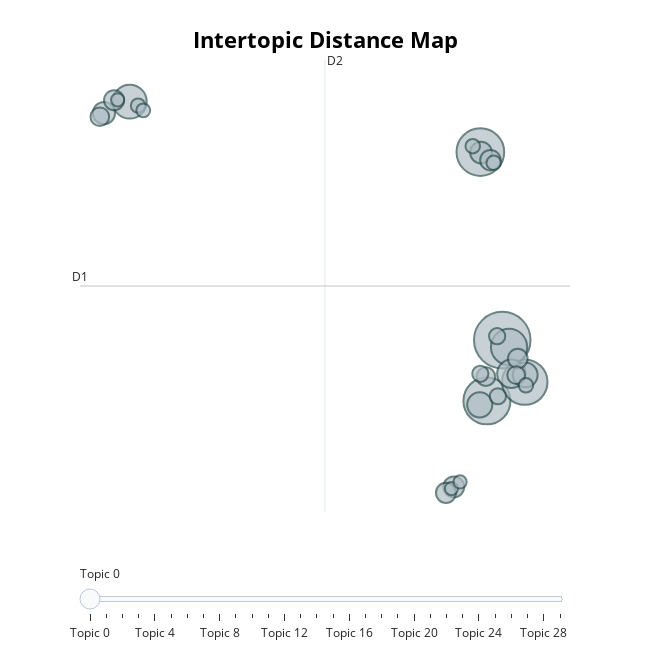

Notebook source saved alongside this figure:
### Code cell
# visualize topics
topic_model.visualize_topics()

### Figure 1 — Plotly figure (JSON) as saved in the notebook; plotly's stock layout.template omitted (floating-point values rounded to 4 significant figures)
{"data": [{"customdata": [[0, "codigopenal | penal | código | justiça | ministro", 183], [1, "brasilsemaborto | marchapelavida | artigo | brasilpelasduasvidas | marcha", 130], [2, "brasil | aborto | movimento | presidente | brasilsemaborto", 126], [3, "aborto | abortoépreconceito | stfabortonao | psol | ação", 118], [4, "candidatos | voto | compromisso | candidato | votação", 75], [5, "marcha | nacional | cidadania | vida | sul", 66], [6, "peluso | direito | vida | há | alguém", 46], [7, "mulhersimabortonao | mulher | mulheres | brasilsemaborto | via", 36], [8, "estatuto | nascituro | aprovação | assine | diadonascituro", 35], [9, "youtube | canal | brasilsemabortooficial | inscrever | live", 28], [10, "cantora | show | gan | poema | abertura", 27], [11, "saiba | plantinha | passaram | jogar | sepultura", 25], [12, "bebê | mãe | vida | brasilsemaborto | igreja", 24], [13, "seminário | defesa | internacional | palestrantes | inscrição", 23], [14, "informações | recado | alteração | sepultamento | troca", 23], [15, "audiência | senado | compareça | federal | aborto", 22], [16, "vídeo | entender | vejam | vídeos | abortoépreconceito", 20], [17, "instagram | facebook | verdadepelavida | série | twitter", 20], [18, "feto | embrionário | estágio | embrionárias | humana", 18], [19, "aurélio | marco | discute | mello | padre", 15], [20, "vídeo | completo | passo | segundos | clique", 15], [21, "enviada | bsa | confira | responde | mitos", 15], [22, "microcefalia | zika | zica | stfabortonao | vírus", 12], [23, "bebê | estiver | usando | mãe | hashtag", 12], [24, "cidadania | hoje | nacional | marcha | latina", 12], [25, "biblioteca | concentração | nacional | brasília | junho", 12], [26, "site | novidade | página | blog | link", 11], [27, "feliz | ano | cheio | natal | sigamos", 10], [28, "virtual | youtube | evento | asduasvidasimportam | será", 10], [29, "linha | dep | garantista | regimento | branco", 10]], "hovertemplate": "<b>Topic %{customdata[0]}</b><br>%{customdata[1]}<br>Size: %{customdata[2]}", "legendgroup": "", "marker": {"color": "#B0BEC5", "line": {"color": "DarkSlateGrey", "width": 2}, "size": [183, 130, 126, 118, 75, 66, 46, 36, 35, 28, 27, 25, 24, 23, 23, 22, 20, 20, 18, 15, 15, 15, 12, 12, 12, 12, 11, 10, 10, 10], "sizemode": "area", "sizeref": 0.1144, "symbol": "circle"}, "mode": "markers", "name": "", "orientation": "v", "showlegend": false, "type": "scatter", "x": [10.77, 9.896, 10.16, 11.67, 11.04, -4.075, 11.13, 9.871, 11.68, -5.102, 9.923, 8.837, 10.3, -4.699, 8.526, 11.39, 10.11, -5.266, 11.32, 10.56, 9.895, 10.59, 11.71, 10.43, 9.593, -3.742, -3.537, 8.746, -4.557, 9.086], "xaxis": "x", "y": [1.278, 10.85, -1.814, -0.859, 0.9298, 13.41, -0.4323, -2.017, -0.494, 12.82, 10.82, -6.187, 10.43, 13.48, -6.493, 0.34, -0.5831, 12.64, -0.5015, 1.477, -0.4362, -1.577, -1.021, 10.3, 11.14, 13.21, 12.97, -6.275, 13.5, -5.936], "yaxis": "y"}], "layout": {"annotations": [{"showarrow": false, "text": "D1", "x": -6.056, "y": 4.031, "yshift": 10}, {"showarrow": false, "text": "D2", "x": 3.706, "xshift": 10, "y": 15.53}], "height": 650, "hoverlabel": {"bgcolor": "white", "font": {"family": "Rockwell", "size": 16}}, "legend": {"itemsizing": "constant", "tracegroupgap": 0}, "margin": {"t": 60}, "shapes": [{"line": {"color": "#CFD8DC", "width": 2}, "type": "line", "x0": 3.706, "x1": 3.706, "y0": -7.467, "y1": 15.53}, {"line": {"color": "#9E9E9E", "width": 2}, "type": "line", "x0": -6.056, "x1": 13.47, "y0": 4.031, "y1": 4.031}], "sliders": [{"active": 0, "pad": {"t": 50}, "steps": [{"args": [{"marker.color": [["red", "#B0BEC5", "#B0BEC5", "#B0BEC5", "#B0BEC5", "#B0BEC5", "#B0BEC5", "#B0BEC5", "#B0BEC5", "#B0BEC5", "#B0BEC5", "#B0BEC5", "#B0BEC5", "#B0BEC5", "#B0BEC5", "#B0BEC5", "#B0BEC5", "#B0BEC5", "#B0BEC5", "#B0BEC5", "#B0BEC5", "#B0BEC5", "#B0BEC5", "#B0BEC5", "#B0BEC5", "#B0BEC5", "#B0BEC5", "#B0BEC5", "#B0BEC5", "#B0BEC5"]]}], "label": "Topic 0", "method": "update"}, {"args": [{"marker.color": [["#B0BEC5", "red", "#B0BEC5", "#B0BEC5", "#B0BEC5", "#B0BEC5", "#B0BEC5", "#B0BEC5", "#B0BEC5", "#B0BEC5", "#B0BEC5", "#B0BEC5", "#B0BEC5", "#B0BEC5", "#B0BEC5", "#B0BEC5", "#B0BEC5", "#B0BEC5", "#B0BEC5", "#B0BEC5", "#B0BEC5", "#B0BEC5", "#B0BEC5", "#B0BEC5", "#B0BEC5", "#B0BEC5", "#B0BEC5", "#B0BEC5", "#B0BEC5", "#B0BEC5"]]}], "label": "Topic 1", "method": "update"}, {"args": [{"marker.color": [["#B0BEC5", "#B0BEC5", "red", "#B0BEC5", "#B0BEC5", "#B0BEC5", "#B0BEC5", "#B0BEC5", "#B0BEC5", "#B0BEC5", "#B0BEC5", "#B0BEC5", "#B0BEC5", "#B0BEC5", "#B0BEC5", "#B0BEC5", "#B0BEC5", "#B0BEC5", "#B0BEC5", "#B0BEC5", "#B0BEC5", "#B0BEC5", "#B0BEC5", "#B0BEC5", "#B0BEC5", "#B0BEC5", "#B0BEC5", "#B0BEC5", "#B0BEC5", "#B0BEC5"]]}], "label": "Topic 2", "method": "update"}, {"args": [{"marker.color": [["#B0BEC5", "#B0BEC5", "#B0BEC5", "red", "#B0BEC5", "#B0BEC5", "#B0BEC5", "#B0BEC5", "#B0BEC5", "#B0BEC5", "#B0BEC5", "#B0BEC5", "#B0BEC5", "#B0BEC5", "#B0BEC5", "#B0BEC5", "#B0BEC5", "#B0BEC5", "#B0BEC5", "#B0BEC5", "#B0BEC5", "#B0BEC5", "#B0BEC5", "#B0BEC5", "#B0BEC5", "#B0BEC5", "#B0BEC5", "#B0BEC5", "#B0BEC5", "#B0BEC5"]]}], "label": "Topic 3", "method": "update"}, {"args": [{"marker.color": [["#B0BEC5", "#B0BEC5", "#B0BEC5", "#B0BEC5", "red", "#B0BEC5", "#B0BEC5", "#B0BEC5", "#B0BEC5", "#B0BEC5", "#B0BEC5", "#B0BEC5", "#B0BEC5", "#B0BEC5", "#B0BEC5", "#B0BEC5", "#B0BEC5", "#B0BEC5", "#B0BEC5", "#B0BEC5", "#B0BEC5", "#B0BEC5", "#B0BEC5", "#B0BEC5", "#B0BEC5", "#B0BEC5", "#B0BEC5", "#B0BEC5", "#B0BEC5", "#B0BEC5"]]}], "label": "Topic 4", "method": "update"}, {"args": [{"marker.color": [["#B0BEC5", "#B0BEC5", "#B0BEC5", "#B0BEC5", "#B0BEC5", "red", "#B0BEC5", "#B0BEC5", "#B0BEC5", "#B0BEC5", "#B0BEC5", "#B0BEC5", "#B0BEC5", "#B0BEC5", "#B0BEC5", "#B0BEC5", "#B0BEC5", "#B0BEC5", "#B0BEC5", "#B0BEC5", "#B0BEC5", "#B0BEC5", "#B0BEC5", "#B0BEC5", "#B0BEC5", "#B0BEC5", "#B0BEC5", "#B0BEC5", "#B0BEC5", "#B0BEC5"]]}], "label": "Topic 5", "method": "update"}, {"args": [{"marker.color": [["#B0BEC5", "#B0BEC5", "#B0BEC5", "#B0BEC5", "#B0BEC5", "#B0BEC5", "red", "#B0BEC5", "#B0BEC5", "#B0BEC5", "#B0BEC5", "#B0BEC5", "#B0BEC5", "#B0BEC5", "#B0BEC5", "#B0BEC5", "#B0BEC5", "#B0BEC5", "#B0BEC5", "#B0BEC5", "#B0BEC5", "#B0BEC5", "#B0BEC5", "#B0BEC5", "#B0BEC5", "#B0BEC5", "#B0BEC5", "#B0BEC5", "#B0BEC5", "#B0BEC5"]]}], "label": "Topic 6", "method": "update"}, {"args": [{"marker.color": [["#B0BEC5", "#B0BEC5", "#B0BEC5", "#B0BEC5", "#B0BEC5", "#B0BEC5", "#B0BEC5", "red", "#B0BEC5", "#B0BEC5", "#B0BEC5", "#B0BEC5", "#B0BEC5", "#B0BEC5", "#B0BEC5", "#B0BEC5", "#B0BEC5", "#B0BEC5", "#B0BEC5", "#B0BEC5", "#B0BEC5", "#B0BEC5", "#B0BEC5", "#B0BEC5", "#B0BEC5", "#B0BEC5", "#B0BEC5", "#B0BEC5", "#B0BEC5", "#B0BEC5"]]}], "label": "Topic 7", "method": "update"}, {"args": [{"marker.color": [["#B0BEC5", "#B0BEC5", "#B0BEC5", "#B0BEC5", "#B0BEC5", "#B0BEC5", "#B0BEC5", "#B0BEC5", "red", "#B0BEC5", "#B0BEC5", "#B0BEC5", "#B0BEC5", "#B0BEC5", "#B0BEC5", "#B0BEC5", "#B0BEC5", "#B0BEC5", "#B0BEC5", "#B0BEC5", "#B0BEC5", "#B0BEC5", "#B0BEC5", "#B0BEC5", "#B0BEC5", "#B0BEC5", "#B0BEC5", "#B0BEC5", "#B0BEC5", "#B0BEC5"]]}], "label": "Topic 8", "method": "update"}, {"args": [{"marker.color": [["#B0BEC5", "#B0BEC5", "#B0BEC5", "#B0BEC5", "#B0BEC5", "#B0BEC5", "#B0BEC5", "#B0BEC5", "#B0BEC5", "red", "#B0BEC5", "#B0BEC5", "#B0BEC5", "#B0BEC5", "#B0BEC5", "#B0BEC5", "#B0BEC5", "#B0BEC5", "#B0BEC5", "#B0BEC5", "#B0BEC5", "#B0BEC5", "#B0BEC5", "#B0BEC5", "#B0BEC5", "#B0BEC5", "#B0BEC5", "#B0BEC5", "#B0BEC5", "#B0BEC5"]]}], "label": "Topic 9", "method": "update"}, {"args": [{"marker.color": [["#B0BEC5", "#B0BEC5", "#B0BEC5", "#B0BEC5", "#B0BEC5", "#B0BEC5", "#B0BEC5", "#B0BEC5", "#B0BEC5", "#B0BEC5", "red", "#B0BEC5", "#B0BEC5", "#B0BEC5", "#B0BEC5", "#B0BEC5", "#B0BEC5", "#B0BEC5", "#B0BEC5", "#B0BEC5", "#B0BEC5", "#B0BEC5", "#B0BEC5", "#B0BEC5", "#B0BEC5", "#B0BEC5", "#B0BEC5", "#B0BEC5", "#B0BEC5", "#B0BEC5"]]}], "label": "Topic 10", "method": "update"}, {"args": [{"marker.color": [["#B0BEC5", "#B0BEC5", "#B0BEC5", "#B0BEC5", "#B0BEC5", "#B0BEC5", "#B0BEC5", "#B0BEC5", "#B0BEC5", "#B0BEC5", "#B0BEC5", "red", "#B0BEC5", "#B0BEC5", "#B0BEC5", "#B0BEC5", "#B0BEC5", "#B0BEC5", "#B0BEC5", "#B0BEC5", "#B0BEC5", "#B0BEC5", "#B0BEC5", "#B0BEC5", "#B0BEC5", "#B0BEC5", "#B0BEC5", "#B0BEC5", "#B0BEC5", "#B0BEC5"]]}], "label": "Topic 11", "method": "update"}, {"args": [{"marker.color": [["#B0BEC5", "#B0BEC5", "#B0BEC5", "#B0BEC5", "#B0BEC5", "#B0BEC5", "#B0BEC5", "#B0BEC5", "#B0BEC5", "#B0BEC5", "#B0BEC5", "#B0BEC5", "red", "#B0BEC5", "#B0BEC5", "#B0BEC5", "#B0BEC5", "#B0BEC5", "#B0BEC5", "#B0BEC5", "#B0BEC5", "#B0BEC5", "#B0BEC5", "#B0BEC5", "#B0BEC5", "#B0BEC5", "#B0BEC5", "#B0BEC5", "#B0BEC5", "#B0BEC5"]]}], "label": "Topic 12", "method": "update"}, {"args": [{"marker.color": [["#B0BEC5", "#B0BEC5", "#B0BEC5", "#B0BEC5", "#B0BEC5", "#B0BEC5", "#B0BEC5", "#B0BEC5", "#B0BEC5", "#B0BEC5", "#B0BEC5", "#B0BEC5", "#B0BEC5", "red", "#B0BEC5", "#B0BEC5", "#B0BEC5", "#B0BEC5", "#B0BEC5", "#B0BEC5", "#B0BEC5", "#B0BEC5", "#B0BEC5", "#B0BEC5", "#B0BEC5", "#B0BEC5", "#B0BEC5", "#B0BEC5", "#B0BEC5", "#B0BEC5"]]}], "label": "Topic 13", "method": "update"}, {"args": [{"marker.color": [["#B0BEC5", "#B0BEC5", "#B0BEC5", "#B0BEC5", "#B0BEC5", "#B0BEC5", "#B0BEC5", "#B0BEC5", "#B0BEC5", "#B0BEC5", "#B0BEC5", "#B0BEC5", "#B0BEC5", "#B0BEC5", "red", "#B0BEC5", "#B0BEC5", "#B0BEC5", "#B0BEC5", "#B0BEC5", "#B0BEC5", "#B0BEC5", "#B0BEC5", "#B0BEC5", "#B0BEC5", "#B0BEC5", "#B0BEC5", "#B0BEC5", "#B0BEC5", "#B0BEC5"]]}], "label": "Topic 14", "method": "update"}, {"args": [{"marker.color": [["#B0BEC5", "#B0BEC5", "#B0BEC5", "#B0BEC5", "#B0BEC5", "#B0BEC5", "#B0BEC5", "#B0BEC5", "#B0BEC5", "#B0BEC5", "#B0BEC5", "#B0BEC5", "#B0BEC5", "#B0BEC5", "#B0BEC5", "red", "#B0BEC5", "#B0BEC5", "#B0BEC5", "#B0BEC5", "#B0BEC5", "#B0BEC5", "#B0BEC5", "#B0BEC5", "#B0BEC5", "#B0BEC5", "#B0BEC5", "#B0BEC5", "#B0BEC5", "#B0BEC5"]]}], "label": "Topic 15", "method": "update"}, {"args": [{"marker.color": [["#B0BEC5", "#B0BEC5", "#B0BEC5", "#B0BEC5", "#B0BEC5", "#B0BEC5", "#B0BEC5", "#B0BEC5", "#B0BEC5", "#B0BEC5", "#B0BEC5", "#B0BEC5", "#B0BEC5", "#B0BEC5", "#B0BEC5", "#B0BEC5", "red", "#B0BEC5", "#B0BEC5", "#B0BEC5", "#B0BEC5", "#B0BEC5", "#B0BEC5", "#B0BEC5", "#B0BEC5", "#B0BEC5", "#B0BEC5", "#B0BEC5", "#B0BEC5", "#B0BEC5"]]}], "label": "Topic 16", "method": "update"}, {"args": [{"marker.color": [["#B0BEC5", "#B0BEC5", "#B0BEC5", "#B0BEC5", "#B0BEC5", "#B0BEC5", "#B0BEC5", "#B0BEC5", "#B0BEC5", "#B0BEC5", "#B0BEC5", "#B0BEC5", "#B0BEC5", "#B0BEC5", "#B0BEC5", "#B0BEC5", "#B0BEC5", "red", "#B0BEC5", "#B0BEC5", "#B0BEC5", "#B0BEC5", "#B0BEC5", "#B0BEC5", "#B0BEC5", "#B0BEC5", "#B0BEC5", "#B0BEC5", "#B0BEC5", "#B0BEC5"]]}], "label": "Topic 17", "method": "update"}, {"args": [{"marker.color": [["#B0BEC5", "#B0BEC5", "#B0BEC5", "#B0BEC5", "#B0BEC5", "#B0BEC5", "#B0BEC5", "#B0BEC5", "#B0BEC5", "#B0BEC5", "#B0BEC5", "#B0BEC5", "#B0BEC5", "#B0BEC5", "#B0BEC5", "#B0BEC5", "#B0BEC5", "#B0BEC5", "red", "#B0BEC5", "#B0BEC5", "#B0BEC5", "#B0BEC5", "#B0BEC5", "#B0BEC5", "#B0BEC5", "#B0BEC5", "#B0BEC5", "#B0BEC5", "#B0BEC5"]]}], "label": "Topic 18", "method": "update"}, {"args": [{"marker.color": [["#B0BEC5", "#B0BEC5", "#B0BEC5", "#B0BEC5", "#B0BEC5", "#B0BEC5", "#B0BEC5", "#B0BEC5", "#B0BEC5", "#B0BEC5", "#B0BEC5", "#B0BEC5", "#B0BEC5", "#B0BEC5", "#B0BEC5", "#B0BEC5", "#B0BEC5", "#B0BEC5", "#B0BEC5", "red", "#B0BEC5", "#B0BEC5", "#B0BEC5", "#B0BEC5", "#B0BEC5", "#B0BEC5", "#B0BEC5", "#B0BEC5", "#B0BEC5", "#B0BEC5"]]}], "label": "Topic 19", "method": "update"}, {"args": [{"marker.color": [["#B0BEC5", "#B0BEC5", "#B0BEC5", "#B0BEC5", "#B0BEC5", "#B0BEC5", "#B0BEC5", "#B0BEC5", "#B0BEC5", "#B0BEC5", "#B0BEC5", "#B0BEC5", "#B0BEC5", "#B0BEC5", "#B0BEC5", "#B0BEC5", "#B0BEC5", "#B0BEC5", "#B0BEC5", "#B0BEC5", "red", "#B0BEC5", "#B0BEC5", "#B0BEC5", "#B0BEC5", "#B0BEC5", "#B0BEC5", "#B0BEC5", "#B0BEC5", "#B0BEC5"]]}], "label": "Topic 20", "method": "update"}, {"args": [{"marker.color": [["#B0BEC5", "#B0BEC5", "#B0BEC5", "#B0BEC5", "#B0BEC5", "#B0BEC5", "#B0BEC5", "#B0BEC5", "#B0BEC5", "#B0BEC5", "#B0BEC5", "#B0BEC5", "#B0BEC5", "#B0BEC5", "#B0BEC5", "#B0BEC5", "#B0BEC5", "#B0BEC5", "#B0BEC5", "#B0BEC5", "#B0BEC5", "red", "#B0BEC5", "#B0BEC5", "#B0BEC5", "#B0BEC5", "#B0BEC5", "#B0BEC5", "#B0BEC5", "#B0BEC5"]]}], "label": "Topic 21", "method": "update"}, {"args": [{"marker.color": [["#B0BEC5", "#B0BEC5", "#B0BEC5", "#B0BEC5", "#B0BEC5", "#B0BEC5", "#B0BEC5", "#B0BEC5", "#B0BEC5", "#B0BEC5", "#B0BEC5", "#B0BEC5", "#B0BEC5", "#B0BEC5", "#B0BEC5", "#B0BEC5", "#B0BEC5", "#B0BEC5", "#B0BEC5", "#B0BEC5", "#B0BEC5", "#B0BEC5", "red", "#B0BEC5", "#B0BEC5", "#B0BEC5", "#B0BEC5", "#B0BEC5", "#B0BEC5", "#B0BEC5"]]}], "label": "Topic 22", "method": "update"}, {"args": [{"marker.color": [["#B0BEC5", "#B0BEC5", "#B0BEC5", "#B0BEC5", "#B0BEC5", "#B0BEC5", "#B0BEC5", "#B0BEC5", "#B0BEC5", "#B0BEC5", "#B0BEC5", "#B0BEC5", "#B0BEC5", "#B0BEC5", "#B0BEC5", "#B0BEC5", "#B0BEC5", "#B0BEC5", "#B0BEC5", "#B0BEC5", "#B0BEC5", "#B0BEC5", "#B0BEC5", "red", "#B0BEC5", "#B0BEC5", "#B0BEC5", "#B0BEC5", "#B0BEC5", "#B0BEC5"]]}], "label": "Topic 23", "method": "update"}, {"args": [{"marker.color": [["#B0BEC5", "#B0BEC5", "#B0BEC5", "#B0BEC5", "#B0BEC5", "#B0BEC5", "#B0BEC5", "#B0BEC5", "#B0BEC5", "#B0BEC5", "#B0BEC5", "#B0BEC5", "#B0BEC5", "#B0BEC5", "#B0BEC5", "#B0BEC5", "#B0BEC5", "#B0BEC5", "#B0BEC5", "#B0BEC5", "#B0BEC5", "#B0BEC5", "#B0BEC5", "#B0BEC5", "red", "#B0BEC5", "#B0BEC5", "#B0BEC5", "#B0BEC5", "#B0BEC5"]]}], "label": "Topic 24", "method": "update"}, {"args": [{"marker.color": [["#B0BEC5", "#B0BEC5", "#B0BEC5", "#B0BEC5", "#B0BEC5", "#B0BEC5", "#B0BEC5", "#B0BEC5", "#B0BEC5", "#B0BEC5", "#B0BEC5", "#B0BEC5", "#B0BEC5", "#B0BEC5", "#B0BEC5", "#B0BEC5", "#B0BEC5", "#B0BEC5", "#B0BEC5", "#B0BEC5", "#B0BEC5", "#B0BEC5", "#B0BEC5", "#B0BEC5", "#B0BEC5", "red", "#B0BEC5", "#B0BEC5", "#B0BEC5", "#B0BEC5"]]}], "label": "Topic 25", "method": "update"}, {"args": [{"marker.color": [["#B0BEC5", "#B0BEC5", "#B0BEC5", "#B0BEC5", "#B0BEC5", "#B0BEC5", "#B0BEC5", "#B0BEC5", "#B0BEC5", "#B0BEC5", "#B0BEC5", "#B0BEC5", "#B0BEC5", "#B0BEC5", "#B0BEC5", "#B0BEC5", "#B0BEC5", "#B0BEC5", "#B0BEC5", "#B0BEC5", "#B0BEC5", "#B0BEC5", "#B0BEC5", "#B0BEC5", "#B0BEC5", "#B0BEC5", "red", "#B0BEC5", "#B0BEC5", "#B0BEC5"]]}], "label": "Topic 26", "method": "update"}, {"args": [{"marker.color": [["#B0BEC5", "#B0BEC5", "#B0BEC5", "#B0BEC5", "#B0BEC5", "#B0BEC5", "#B0BEC5", "#B0BEC5", "#B0BEC5", "#B0BEC5", "#B0BEC5", "#B0BEC5", "#B0BEC5", "#B0BEC5", "#B0BEC5", "#B0BEC5", "#B0BEC5", "#B0BEC5", "#B0BEC5", "#B0BEC5", "#B0BEC5", "#B0BEC5", "#B0BEC5", "#B0BEC5", "#B0BEC5", "#B0BEC5", "#B0BEC5", "red", "#B0BEC5", "#B0BEC5"]]}], "label": "Topic 27", "method": "update"}, {"args": [{"marker.color": [["#B0BEC5", "#B0BEC5", "#B0BEC5", "#B0BEC5", "#B0BEC5", "#B0BEC5", "#B0BEC5", "#B0BEC5", "#B0BEC5", "#B0BEC5", "#B0BEC5", "#B0BEC5", "#B0BEC5", "#B0BEC5", "#B0BEC5", "#B0BEC5", "#B0BEC5", "#B0BEC5", "#B0BEC5", "#B0BEC5", "#B0BEC5", "#B0BEC5", "#B0BEC5", "#B0BEC5", "#B0BEC5", "#B0BEC5", "#B0BEC5", "#B0BEC5", "red", "#B0BEC5"]]}], "label": "Topic 28", "method": "update"}, {"args": [{"marker.color": [["#B0BEC5", "#B0BEC5", "#B0BEC5", "#B0BEC5", "#B0BEC5", "#B0BEC5", "#B0BEC5", "#B0BEC5", "#B0BEC5", "#B0BEC5", "#B0BEC5", "#B0BEC5", "#B0BEC5", "#B0BEC5", "#B0BEC5", "#B0BEC5", "#B0BEC5", "#B0BEC5", "#B0BEC5", "#B0BEC5", "#B0BEC5", "#B0BEC5", "#B0BEC5", "#B0BEC5", "#B0BEC5", "#B0BEC5", "#B0BEC5", "#B0BEC5", "#B0BEC5", "red"]]}], "label": "Topic 29", "method": "update"}]}], "title": {"font": {"color": "Black", "size": 22}, "text": "<b>Intertopic Distance Map</b>", "x": 0.5, "xanchor": "center", "y": 0.95, "yanchor": "top"}, "width": 650, "xaxis": {"anchor": "y", "domain": [0, 1], "range": [-6.056, 13.47], "title": {"text": ""}, "visible": false}, "yaxis": {"anchor": "x", "domain": [0, 1], "range": [-7.467, 15.53], "title": {"text": ""}, "visible": false}}}
